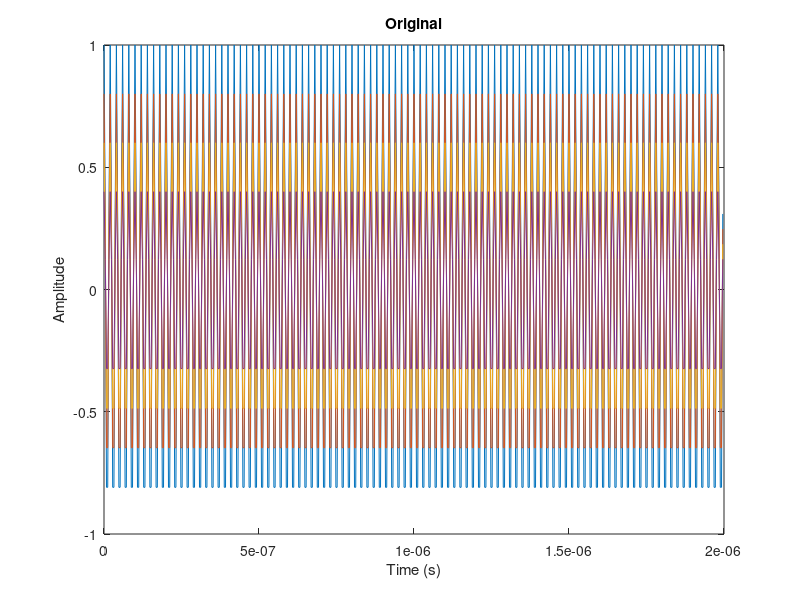

Here is the MATLAB script that generated this plot: (Note: this script raises an error after producing the figure.)
clc
close all
clear
%%
% Parameters
numSamples = 500; % Number of samples
Fs = 250e6; % Sampling frequency in Hz
t = (0:numSamples-1)/Fs; % Time vector

% CW Signal Parameters
fc = 4800e6;
freqs = [fc, fc, fc, fc]; % Frequencies of the CW signals in Hz
amplitudes = [1, 0.8, 0.6, 0.4]; % Amplitudes of the CW signals
phases = [0, 0, 0, 0]; % Phases of the CW signals

% IQ Matrix Initialization
IQ_matrix = zeros(4, numSamples); % 4 rows for each CW signal

% Generate CW Signals and store them in the matrix
for i = 1:4
    I = amplitudes(i) * cos(2 * pi * freqs(i) * t + phases(i));
    Q = amplitudes(i) * sin(2 * pi * freqs(i) * t + phases(i));
    IQ_matrix(i, :) = I + 1i * Q; % Store the IQ signal in the matrix
end

% Combine the rows of the matrix to form the final IQ array
IQ = sum(IQ_matrix, 1);

% Plot the real and imaginary parts of the IQ array
figure;
% subplot(2,1,1);
plot(t, real(IQ_matrix));
title('Original');
xlabel('Time (s)');
ylabel('Amplitude');
% hold on
% subplot(2,1,2);
% plot(t, imag(IQ_matrix));
% title('Imaginary Part (Quadrature Component)');
% xlabel('Time (s)');
% ylabel('Amplitude');

% % Plot the constellation
% figure;
% plot(real(IQ), imag(IQ), '.');
% title('IQ Constellation');
% xlabel('In-Phase');
% ylabel('Quadrature');
% grid on;
IQ_matrix = IQ_matrix.';

%% ULA gen
fcAnt = 4800e6;
ula = phased.ULA('NumElements', 4);
num_elements = 4;
c = physconst('LightSpeed');

% ula = antPrep(num_elements, c, fcAnt);
%% DAC gen
% app.dacAngle = app.AngleSpinner.Value;
dacAngle = -45;

beamforming = phased.SteeringVector('SensorArray',ula);
weight = beamforming(fcAnt, dacAngle);
%%
% weight = weight/weight(1);
dphase = rad2deg(angle(weight).')
% dphase = round(unwrap(dphase), 2)
IQ_matrixNew = IQ_matrix.*weight.';
figure;
% subplot(2,1,1);
plot(t, real(IQ_matrixNew));
title('DAC');
xlabel('Time (s)');
ylabel('Amplitude');
%% DOA estimation
estimator = phased.MVDREstimator('SensorArray',ula,...
    'OperatingFrequency',fc,'ScanAngles',-90:90,...
    'DOAOutputPort',true);
[~, estimated_angle] = estimator(IQ_matrixNew'*IQ_matrixNew)
%% DOA Corrections
% [IQ_matrixAdj, weights] = steerBf(IQ_matrix.', dacAngle, ula, fc);
[IQ_matrixAdj, weights] = steerBf(IQ_matrixNew, -estimated_angle, ula, fc);

figure;
% subplot(2,1,1);
plot(t, real(IQ_matrixAdj));
title('DOA corr');
xlabel('Time (s)');
ylabel('Amplitude');